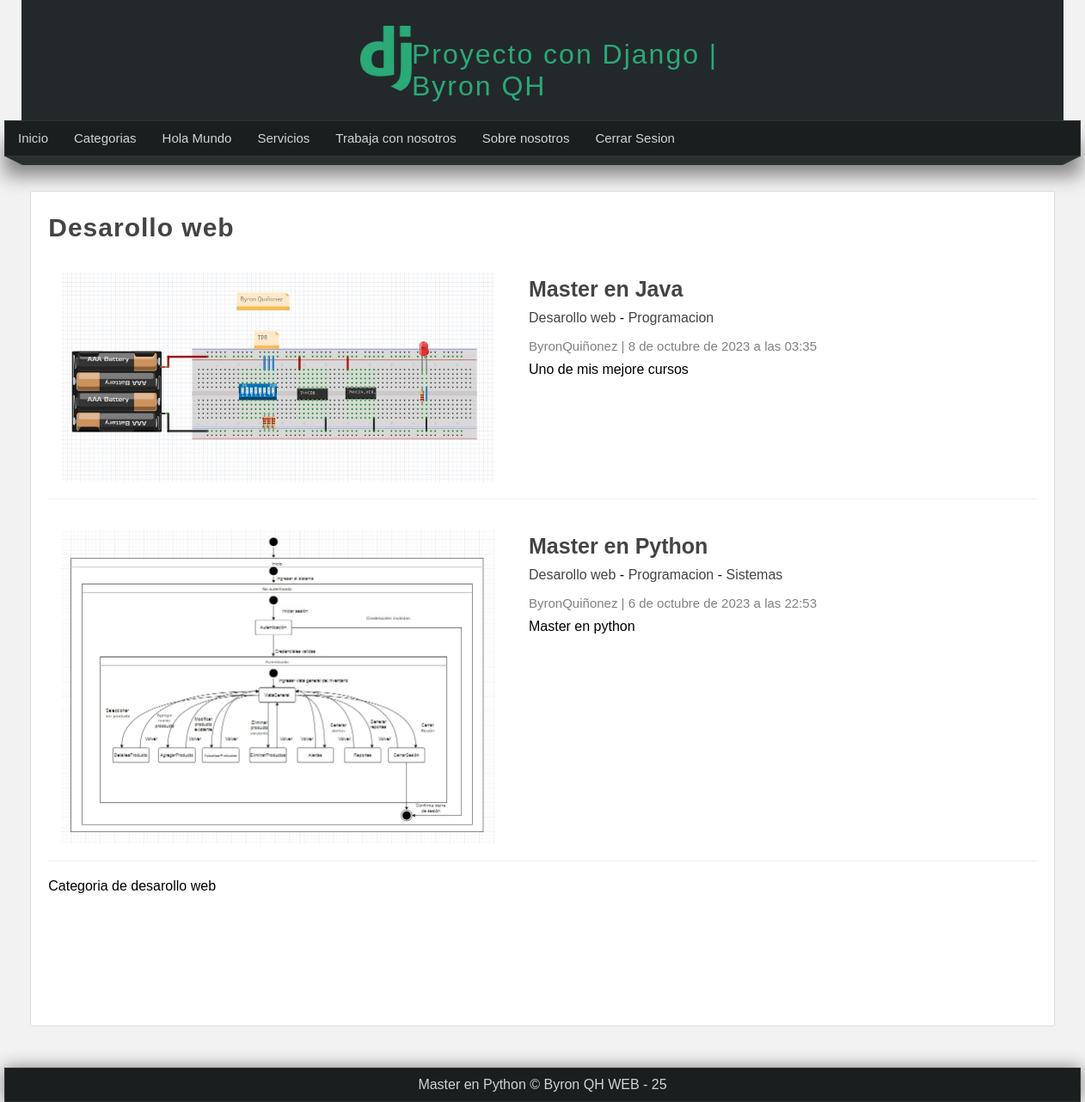
The page /categoria/1 (signed in) on the database its author committed.
### pages/models.py (models this page shows, shortened)
class Page(models.Model):
    title = models.CharField(
        max_length=50,  # Establece el límite máximo de caracteres
        verbose_name="Título"  # Etiqueta legible para la interfaz administrativa
    )
    content = RichTextField(  # Utiliza RichTextField de CKEditor para contenido enriquecido
        verbose_name="Contenido"  # Etiqueta legible para la interfaz administrativa
    )
    slug = models.CharField(
        unique=True,  # Asegura que cada slug sea único
        max_length=150,  # Establece el límite máximo de caracteres
        verbose_name="URL amigable"  # Etiqueta legible para la interfaz administrativa
    )
    order = models.IntegerField(
        default=0,verbose_name="Orden"
    )
    visible = models.BooleanField(
        verbose_name="Visible"  # Etiqueta legible para la interfaz administrativa
    )
    created_at = models.DateTimeField(
        auto_now_add=True,  # Se establece automáticamente en la fecha y hora actual al crear
        verbose_name="Creado el"  # Etiqueta legible para la interfaz administrativa
    )
    updated_at = models.DateTimeField(
        auto_now=True,  # Se actualiza automáticamente en la fecha y hora actual al guardar
        verbose_name="Actualizado el"  # Etiqueta legible para la interfaz administrativa
    )
    class Meta:
        verbose_name = "Página"
        verbose_name_plural = "Páginas"

### blog/models.py (models this page shows, shortened)
class Category(models.Model):
    name = models.CharField(max_length=100, verbose_name='Nombre')
    description = models.CharField(max_length=255,verbose_name='Descripcion')
    created_at = models.DateTimeField(auto_now_add=True,verbose_name='Creado el')
    class Meta:
        verbose_name = 'Categoria'
        verbose_name = 'Categoria'

class Article(models.Model):
    title = models.CharField(max_length=150, verbose_name='Titulo')
    content = RichTextField(verbose_name='Contenido')
    image = models.ImageField(default='null',verbose_name='Imagen', upload_to="articles")
    public = models.BooleanField(verbose_name='Publicado?')
    user = models.ForeignKey(User,editable=False, verbose_name='Usuario',on_delete=models.CASCADE)
    categories = models.ManyToManyField(Category,verbose_name='Categorias',blank=True, related_name="articles")
    created_at = models.DateTimeField(auto_now_add=True,verbose_name='Creado el')
    updated_at = models.DateTimeField(auto_now_add=True,verbose_name='Editado el')
    class Meta:
        verbose_name = 'Articulo'
        verbose_name = 'Articulo'
        ordering = ['-created_at']

### blog/views.py (the view)
# urls.py: path('categoria/<int:category_id>', views.category,name="category"),
@login_required(login_url="login")
def category(request,category_id):
    category = get_object_or_404(Category,id=category_id)
    return render(request, 'categories/category.html',{
        'category': category,
    })

### blog/processor.py (called while the page is built)
def get_categories(request):
    categories_in_use = Article.objects.filter(public=True).values_list('categories',flat = True)
    Categories = Category.objects.filter(id__in=categories_in_use).values_list('id', 'name')
    return {
        'categories': Categories,
        'ids' : categories_in_use
    }

### pages/context_processors.py (called while the page is built)
def get_pages(request):
    pages = Page.objects.filter(visible=True).order_by('order').values_list('id', 'title', 'slug')
    return {
        'pages': pages
    }

### blog/templates/categories/category.html (shortened to what this page needs)
{% extends "layouts/layout.html" %}
{%block content%}
    <h1 class="title">{{category.name}}</h1>
    {% include 'articles/articles.html' with articles=category.articles.all %}
    <p>
        {{category.description}}
    </p>
{%endblock%}

### mainapp/templates/layouts/layout.html (shortened to what this page needs)
{%load static%}
<!DOCTYPE html>
<html lang="es"
    <head>
        {% load static %}
        <link rel="stylesheet" type="text/css" href="{%static 'css/styles.css'%}">
    </head>
    <body>
        <header>
            <div id="logotipo">
                <img src="{%static 'images/logo.png'%}"/>
                <h1>Proyecto con Django | Byron QH</h1>
            </div>
        </header>
        <nav>
            <ul>
                <li>
                    <a href={% url 'index' %}>Inicio</a>
                </li>
                {% if user.email %}
                    <li>
                        <a href={% url 'list_articles' %}>Categorias</a>
                    </li>
                    {%for page in pages%}
                    <li>
                        <a href="{%url 'page' page.2%}">{{page.1}}</a>
                    </li>
                        {% endfor %}
                    <li>
                    <li>
                        <a href={% url 'logout' %}>Cerrar Sesion</a>
                    </li>
            {% endif %}
            </ul>
        </nav>
        <div class="barra">
            <span class="esquina-izquierda"></span>
            <span class="relleno-barra"></span>
            <span class="esquina-derecha"></span>
        </div>
        <div id="content">
            <div class="box">
                {%block content%}{%endblock%}
            </div>
        </div>
        <footer>
            Master en Python &copy; Byron QH WEB - {% now "d"%}
        </footer>
    </body>
</html>

### blog/templates/articles/articles.html (shortened to what this page needs)
{% for article in articles %}
<article class="article-item">
    {% if article.image != 'null' and article.image.url %}
        <div class="image">
            <img src="{{article.image.url}}"/>
        </div>
    {% endif %}
        <div class="data">
        <h2>
            <a href="{% url 'article' article.id%}">{{article.title}}</a>
        </h2>
        <p>
            {%for category in article.categories.all%}
            <a href="{% url 'category' category.id%}">{{category.name}}</a>
            {% if forloop.counter < article.categories.all|length %}
            {{'-'}}
            {%endif%}
            {%endfor%}
        </p>
        <span class="date">
            {{article.user.first_name}}{{article.user.last_name}}
            |
            {{article.created_at}}</span>
        <p>
                {{article.content|safe}}
            </p>
        </div>
    </article>
{% endfor %}

### mainapp/static/css/styles.css (style rules this page uses)
* { margin: 0px; padding: 0px; font-family: sans-serif,Arial, Helvetica; text-decoration: none; }
.box p,.box h2,.box h3,.box ul { margin-top: 5px; margin-bottom: 5px; }
body { background-color: #f2f2f2; }
header { width: 1212px; height: 140px; background-color: #23282b; margin:auto; }
#logotipo { width: 35%; height: 130px; margin: 0 auto; padding-top: 10px; }
#logotipo img { display: block; width: 60px; float: left; margin-top: 20px; }
#logotipo h1 { display: block; margin-top: 35px; margin-left: 25px; letter-spacing: 2px; font-weight: lighter; color: #2ba977; }
nav { width: 1250px; height: 40px; margin: 0 auto; background-color: #1b1e1f; border: 1px solid #333333; box-shadow: 0px 22px 22px gray; font-size: 15px; }
nav > ul { list-style: none; text-decoration: none; }
nav > ul >li { line-height: 40px; float: left; }
nav > ul > li > a { display: block; padding-left: 15px; padding-right: 15px; color: #d1d4d6; }
.barra { width: 1250px; margin: 0 auto; }
.esquina-izquierda { display: block; border-left: 20px solid transparent; border-top: 10px solid #2b2f30; float: left; }
.esquina-derecha { display: block; border-right: 20px solid transparent; border-top: 10px solid #2b2f30; float: right; }
.relleno-barra { display: block; width: 1210px; height: 10px; background: #2b2f30; float:left; }
#content { width: 1210px; min-height: 990px; margin: 0 auto; margin-bottom: 30px; margin-top: 40px; }
.box { background:white; width:95%; min-height:930px; padding: 20px; border: 1px solid #ddd; border-radius: 2px; margin: 0 auto; }
.box a { transition: all 100ms; color: #444; }
.box .image { width: 45%; float: left; margin-right: 40px; }
.box .image img { width: 100%; }
.title { color: #444; letter-spacing: 1px; font-size: 30px; margin-bottom: 10px; margin-top: 5px; }
footer { width: 1250px; background-color: #1b1e1f; border: 1px solid #333; color: #d1d4d6; text-align: center; margin: 0 auto; padding-top: 10px; padding-bottom: 10px; box-shadow: 0px 0px 20px gray; }
.article-item { margin-bottom: 20px; margin-top: 20px; padding: 15px; border-bottom: 1px solid #eee; clear: both; }
.article-item h2 { display: block; font-size: 25px; color: #333; margin-bottom: 10px; }
.article-item span.date { display: block; font-size: 15px; color: gray; margin-bottom: 10px; }
.date { display: block; margin-bottom: 15px; margin-top: 15px; color: gray; }

### rows shown on the page
Page: title "Hola Mundo"
Page: title "Servicios"
Page: title "Trabaja con nosotros"
Page: title "Sobre nosotros"
Category: name "Desarollo web", value "-", description "Categoria de desarollo web"
Article: image (picture), title "Master en Java", user.first_name "Byron", user.last_name "Quiñonez", created_at "8 de octubre de 2023 a las 03:35", content "Uno de mis mejore cursos"
Category: name "Programacion", value "-"
Article: image (picture), title "Master en Python", user.first_name "Byron", user.last_name "Quiñonez", created_at "6 de octubre de 2023 a las 22:53", content "Master en python"
Category: name "Sistemas"
